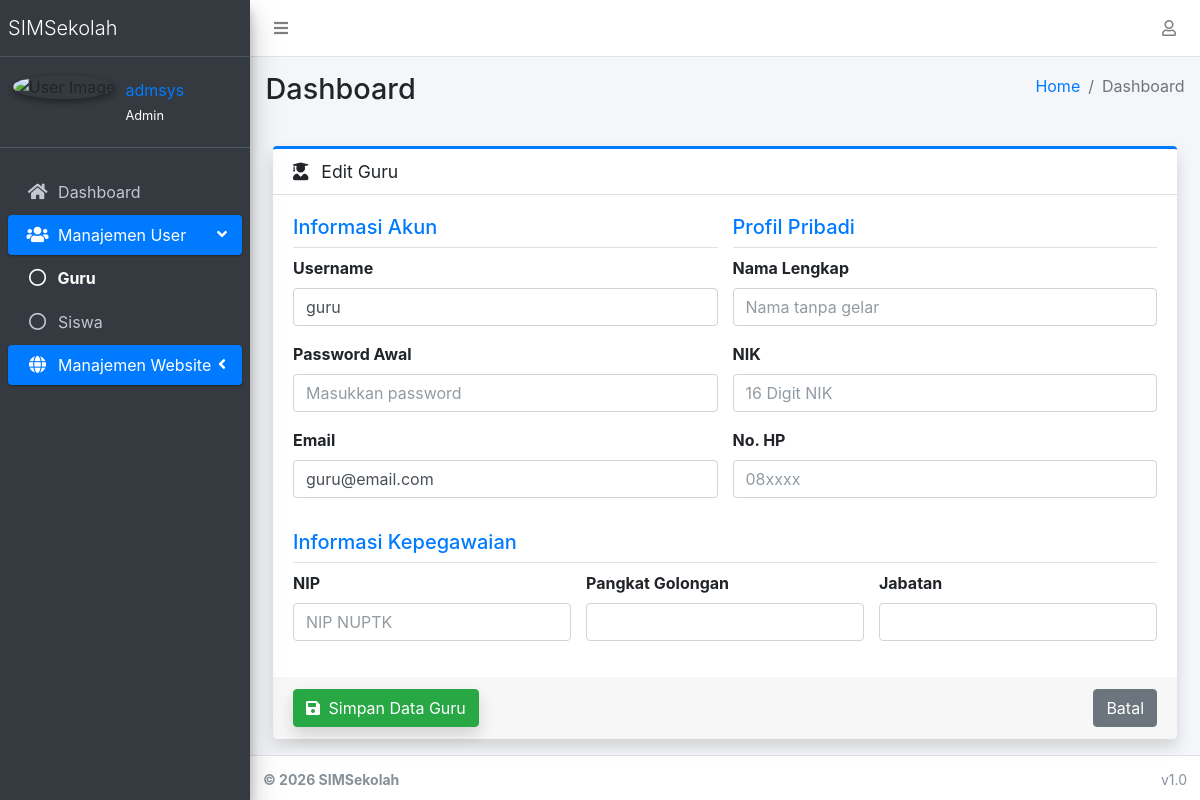
The app's page /accounts/teachers/edit/3/ (signed in), older data.
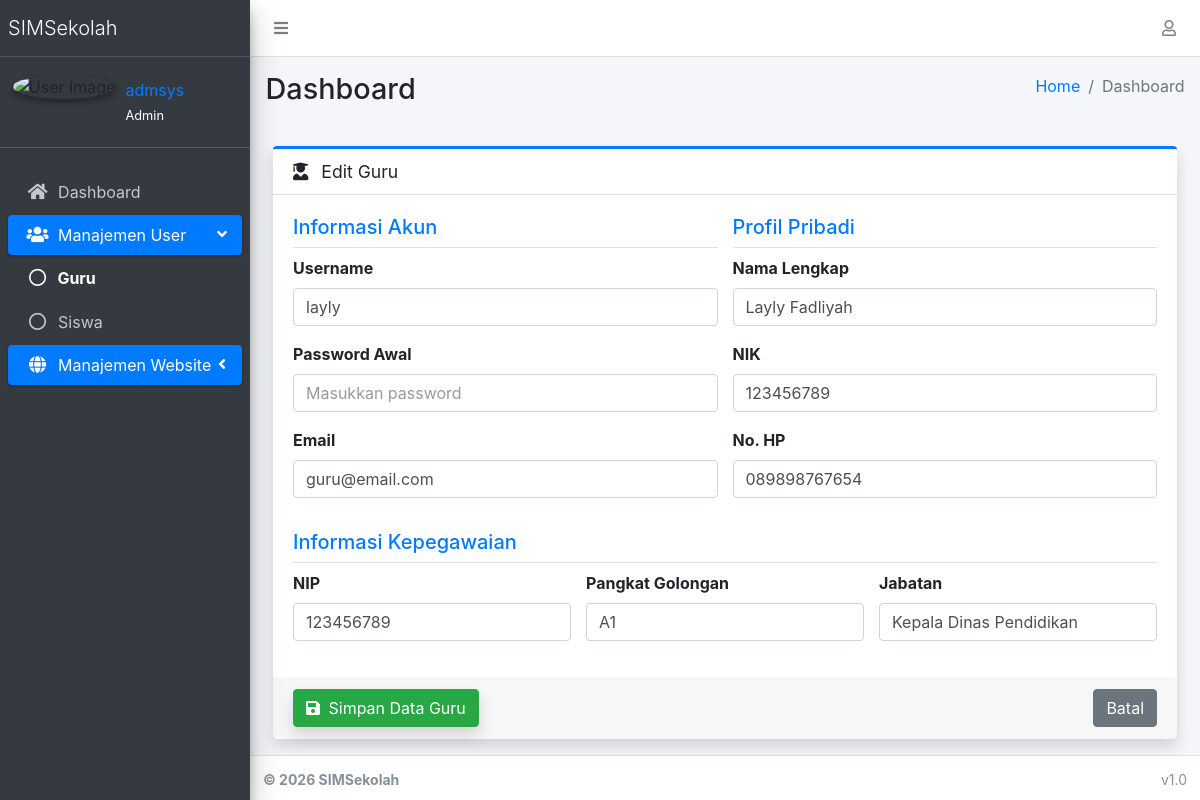
The same page, newer data.
### apps/accounts/models.py (models this page shows, shortened)
class User(AbstractUser):
    role = models.CharField(
        max_length=20,
        choices=(
            ('admin', 'Admin'),
            ('teacher', 'Teacher'),
            ('student', 'Student'),
        ),
        default='student'
    )

class UserProfile(models.Model):
    GENDER_CHOICES = (
        ('L', 'Laki-laki'),
        ('P', 'Perempuan'),
    )
    user = models.OneToOneField(User, on_delete=models.CASCADE)
    nama_lengkap = models.CharField(max_length=150, blank=True)
    nik = models.CharField(max_length=16, blank=True)
    jenis_kelamin = models.CharField(max_length=1, choices=GENDER_CHOICES, blank=True)
    tempat_lahir = models.CharField(max_length=100, blank=True)
    tanggal_lahir = models.DateField(null=True, blank=True)
    nama_ibu_kandung = models.CharField(max_length=150, blank=True)
    nama_sekolah = models.CharField(max_length=200, blank=True)
    npsn = models.CharField(max_length=20, blank=True)
    alamat_sekolah = models.TextField(blank=True)
    email_unit_kerja = models.EmailField(blank=True)
    alamat_rumah = models.TextField(blank=True)
    no_hp = models.CharField(max_length=20, blank=True)
    email_pribadi = models.EmailField(blank=True)
    pendidikan_terakhir = models.CharField(max_length=100, blank=True)
    jurusan = models.CharField(max_length=100, blank=True)
    gelar = models.CharField(max_length=50, blank=True)
    scan_ktp = models.FileField(upload_to='documents/ktp/', blank=True, null=True)
    scan_kk = models.FileField(upload_to='documents/kk/', blank=True, null=True)
    scan_sk = models.FileField(upload_to='documents/sk/', blank=True, null=True)

class TeacherProfile(models.Model):
    user_profile = models.OneToOneField(UserProfile, on_delete=models.CASCADE, related_name='teacher_detail')
    nip_nuptk = models.CharField(max_length=20, unique=True, null=True, blank=True)
    jabatan = models.CharField(max_length=100)
    pangkat_golongan = models.CharField(max_length=50, blank=True)

### apps/accounts/views.py (the view)
# urls.py: path('teachers/edit/<int:pk>/', views.teacher_edit, name='teacher_edit'),
@admin_only
def teacher_edit(request, pk):
    teacher = get_object_or_404(User, pk=pk)
    profile = teacher.userprofile
    detail = TeacherProfile.objects.filter(user_profile=profile).first()
    if request.method == 'POST':
        u_form = UserForm(request.POST, instance=teacher)
        p_form = BaseProfileForm(request.POST, instance=profile)
        t_form = TeacherProfileForm(request.POST, instance=detail)
        if u_form.is_valid() and p_form.is_valid() and t_form.is_valid():
            user = u_form.save(commit=False)
            new_password = u_form.cleaned_data.get('password')
            if new_password:
                user.set_password(new_password)
            user.save()
            p_form.save()
            teacher_detail = t_form.save(commit=False)
            if not detail:
                teacher_detail.user_profile = profile
            teacher_detail.save()
            messages.success(request, 'Data guru berhasil diupdate!')
            return redirect('accounts:teacher_list')
    else:
        u_form = UserForm(instance=teacher)
        u_form.fields['password'].initial = ""
        p_form = BaseProfileForm(instance=profile)
        t_form = TeacherProfileForm(instance=detail)
    return render(request, 'accounts/teacher_form.html', {
        'u_form': u_form, 'p_form': p_form, 't_form': t_form, 'title': 'Edit Guru'
    })

### apps/accounts/forms.py
class UserForm(forms.ModelForm):
    password = forms.CharField(
        widget=forms.PasswordInput(attrs={'placeholder': 'Masukkan password'}),
        required=False,
        help_text="Gunakan password yang kuat."
    )
    class Meta:
        model = User
        fields = ['username', 'email', 'password', 'first_name', 'last_name']
        widgets = {field: forms.TextInput(attrs={'class': 'form-control'}) for field in fields}

### apps/accounts/templatetags/account_tags.py (called while the page is built)
@register.inclusion_tag('accounts/partials/user_info.html', takes_context=True)
def user_profile_info(context):
    request = context['request']
    user = request.user
    return {
        'profile': user.userprofile if user.is_authenticated else None,
        'user': user
    }

### apps/accounts/templates/accounts/teacher_form.html (shortened to what the changed rows need)
{% extends 'admin/base.html' %}
{% load widget_tweaks %}
{% block content %}
<div class="container-fluid">
    <div class="row">
        <div class="col-md-12">
            <form method="post" enctype="multipart/form-data">
                <div class="card card-primary card-outline shadow">
                    <div class="card-body">
                        <div class="row">
                            <div class="col-md-6">
                                <div class="form-group">
                                    <label>Username</label>
                                    {% render_field u_form.username class="form-control" placeholder="Masukkan username" %}
                                </div>
                                <div class="form-group">
                                    <label>Password Awal</label>
                                    {% render_field u_form.password class="form-control" type="password" placeholder="Masukkan password" %}
                                </div>
                                <div class="form-group">
                                    <label>Email</label>
                                    {% render_field u_form.email class="form-control" placeholder="email@sekolah.com" %}
                                </div>
                            </div>
                            <div class="col-md-6">
                                <div class="form-group">
                                    <label>Nama Lengkap</label>
                                    {% render_field p_form.nama_lengkap class="form-control" placeholder="Nama tanpa gelar" %}
                                </div>
                                <div class="form-group">
                                    <label>NIK</label>
                                    {% render_field p_form.nik class="form-control" placeholder="16 Digit NIK" %}
                                </div>
                                <div class="form-group">
                                    <label>No. HP</label>
                                    {% render_field p_form.no_hp class="form-control" placeholder="08xxxx" %}
                                </div>
                            </div>
                        </div>
                        {% if t_form %}
                        <div class="row mt-3">
                            <div class="col-md-12">
                                <h5 class="text-primary border-bottom pb-2">Informasi Kepegawaian</h5>
                                <div class="row">
                                    <div class="col-md-4">
                                        <div class="form-group">
                                            <label>NIP</label>
                                            {% render_field t_form.nip_nuptk class="form-control" placeholder="NIP NUPTK"  %}
                                        </div>
                                    </div>
                                    <div class="col-md-4">
                                        <div class="form-group">
                                            <label>Pangkat Golongan</label>
                                            {% render_field t_form.pangkat_golongan class="form-control" %}
                                        </div>
                                    </div>
                                    <div class="col-md-4">
                                        <div class="form-group">
                                            <label>Jabatan</label>
                                            {% render_field t_form.jabatan class="form-control" %}
                                        </div>
                                    </div>
                                </div>
                            </div>
                        </div>
                        {% endif %}
                    </div>
                </div>
            </form>
        </div>
    </div>
</div>
{% endblock %}

Row changes from the older to the newer data that the page shows:
changed User "guru@email.com": username "guru" → "layly"
changed UserProfile: nama_lengkap (not shown) → "Layly Fadliyah"; nik (not shown) → "123456789"; no_hp (not shown) → "089898767654"
added TeacherProfile: nip_nuptk "123456789", pangkat_golongan "A1", jabatan "Kepala Dinas Pendidikan"
